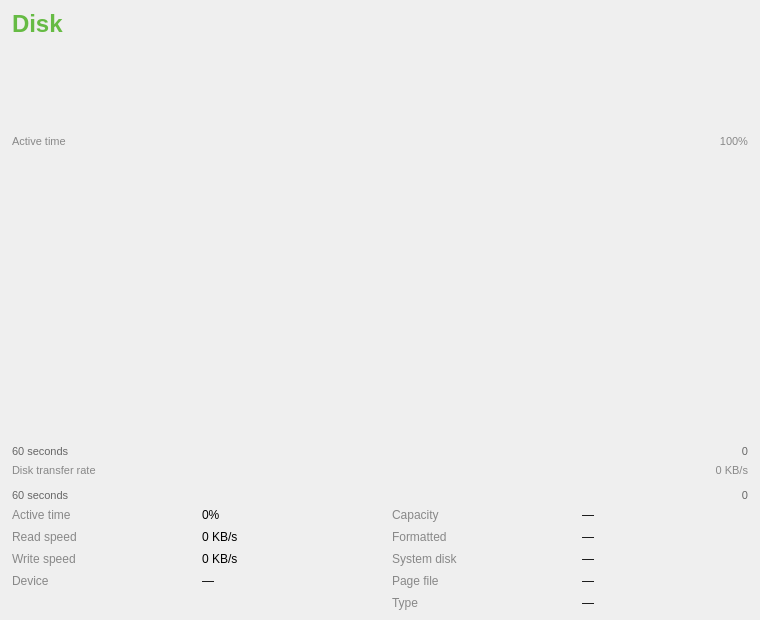
<?xml version="1.0" encoding="UTF-8"?>
<ui version="4.0">
 <class>DiskDetailWidget</class>
 <widget class="QWidget" name="DiskDetailWidget">
  <property name="geometry">
   <rect><x>0</x><y>0</y><width>760</width><height>620</height></rect>
  </property>
  <layout class="QVBoxLayout" name="verticalLayout" stretch="0,1,0,0,0,0,0,0">
   <property name="leftMargin"><number>12</number></property>
   <property name="topMargin"><number>10</number></property>
   <property name="rightMargin"><number>12</number></property>
   <property name="bottomMargin"><number>10</number></property>
   <property name="spacing"><number>6</number></property>

   <item>
    <layout class="QHBoxLayout" name="headerLayout">
     <item>
      <widget class="QLabel" name="titleLabel">
       <property name="text"><string>Disk</string></property>
       <property name="styleSheet"><string>font-size: 18pt; font-weight: bold; color: #66bb44;</string></property>
      </widget>
     </item>
     <item>
      <spacer>
       <property name="orientation"><enum>Qt::Horizontal</enum></property>
       <property name="sizeHint" stdset="0"><size><width>40</width><height>0</height></size></property>
      </spacer>
     </item>
     <item>
      <widget class="QLabel" name="modelLabel">
       <property name="text"><string></string></property>
       <property name="alignment"><set>Qt::AlignRight|Qt::AlignVCenter</set></property>
       <property name="styleSheet"><string>font-size: 12pt; color: #aaddaa;</string></property>
      </widget>
     </item>
    </layout>
   </item>

   <item>
    <layout class="QHBoxLayout" name="activeLabelLayout">
     <item>
      <widget class="QLabel" name="activeGraphLabel">
       <property name="text"><string>Active time</string></property>
       <property name="styleSheet"><string>color:#888; font-size: 8pt;</string></property>
      </widget>
     </item>
     <item>
      <spacer>
       <property name="orientation"><enum>Qt::Horizontal</enum></property>
       <property name="sizeHint" stdset="0"><size><width>40</width><height>0</height></size></property>
      </spacer>
     </item>
     <item>
      <widget class="QLabel" name="activeGraphMaxLabel">
       <property name="text"><string>100%</string></property>
       <property name="alignment"><set>Qt::AlignRight|Qt::AlignVCenter</set></property>
       <property name="styleSheet"><string>color:#888; font-size: 8pt;</string></property>
      </widget>
     </item>
    </layout>
   </item>

   <item>
    <widget class="Perf::GraphWidget" name="activeGraphWidget">
     <property name="minimumHeight"><number>220</number></property>
     <property name="sizePolicy">
      <sizepolicy hsizetype="Expanding" vsizetype="Expanding">
       <horstretch>0</horstretch>
       <verstretch>1</verstretch>
      </sizepolicy>
     </property>
    </widget>
   </item>

   <item>
    <layout class="QHBoxLayout" name="activeTimeAxisLayout">
     <item>
      <widget class="QLabel" name="activeTimeLeftLabel">
       <property name="text"><string>60 seconds</string></property>
       <property name="styleSheet"><string>color: #666; font-size: 8pt;</string></property>
      </widget>
     </item>
     <item>
      <spacer>
       <property name="orientation"><enum>Qt::Horizontal</enum></property>
       <property name="sizeHint" stdset="0"><size><width>40</width><height>0</height></size></property>
      </spacer>
     </item>
     <item>
      <widget class="QLabel" name="activeTimeRightLabel">
       <property name="text"><string>0</string></property>
       <property name="alignment"><set>Qt::AlignRight|Qt::AlignVCenter</set></property>
       <property name="styleSheet"><string>color: #666; font-size: 8pt;</string></property>
      </widget>
     </item>
    </layout>
   </item>

   <item>
    <layout class="QHBoxLayout" name="transferLabelLayout">
     <item>
      <widget class="QLabel" name="transferGraphLabel">
       <property name="text"><string>Disk transfer rate</string></property>
       <property name="styleSheet"><string>color:#888; font-size: 8pt;</string></property>
      </widget>
     </item>
     <item>
      <spacer>
       <property name="orientation"><enum>Qt::Horizontal</enum></property>
       <property name="sizeHint" stdset="0"><size><width>40</width><height>0</height></size></property>
      </spacer>
     </item>
     <item>
      <widget class="QLabel" name="transferGraphMaxLabel">
       <property name="text"><string>0 KB/s</string></property>
       <property name="alignment"><set>Qt::AlignRight|Qt::AlignVCenter</set></property>
       <property name="styleSheet"><string>color:#888; font-size: 8pt;</string></property>
      </widget>
     </item>
    </layout>
   </item>

   <item>
    <widget class="Perf::GraphWidget" name="transferGraphWidget">
     <property name="minimumHeight"><number>110</number></property>
    </widget>
   </item>

   <item>
    <layout class="QHBoxLayout" name="transferTimeAxisLayout">
     <item>
      <widget class="QLabel" name="transferTimeLeftLabel">
       <property name="text"><string>60 seconds</string></property>
       <property name="styleSheet"><string>color: #666; font-size: 8pt;</string></property>
      </widget>
     </item>
     <item>
      <spacer>
       <property name="orientation"><enum>Qt::Horizontal</enum></property>
       <property name="sizeHint" stdset="0"><size><width>40</width><height>0</height></size></property>
      </spacer>
     </item>
     <item>
      <widget class="QLabel" name="transferTimeRightLabel">
       <property name="text"><string>0</string></property>
       <property name="alignment"><set>Qt::AlignRight|Qt::AlignVCenter</set></property>
       <property name="styleSheet"><string>color: #666; font-size: 8pt;</string></property>
      </widget>
     </item>
    </layout>
   </item>

   <item>
    <layout class="QGridLayout" name="statsGrid">
     <property name="horizontalSpacing"><number>24</number></property>
     <property name="verticalSpacing"><number>8</number></property>

     <item row="0" column="0"><widget class="QLabel" name="activeLabel"><property name="text"><string>Active time</string></property><property name="styleSheet"><string>color:#888;</string></property></widget></item>
     <item row="0" column="1"><widget class="QLabel" name="activeValueLabel"><property name="text"><string>0%</string></property></widget></item>
     <item row="0" column="2"><widget class="QLabel" name="capacityLabel"><property name="text"><string>Capacity</string></property><property name="styleSheet"><string>color:#888;</string></property></widget></item>
     <item row="0" column="3"><widget class="QLabel" name="capacityValueLabel"><property name="text"><string>—</string></property></widget></item>

     <item row="1" column="0"><widget class="QLabel" name="readLabel"><property name="text"><string>Read speed</string></property><property name="styleSheet"><string>color:#888;</string></property></widget></item>
     <item row="1" column="1"><widget class="QLabel" name="readValueLabel"><property name="text"><string>0 KB/s</string></property></widget></item>
     <item row="1" column="2"><widget class="QLabel" name="formattedLabel"><property name="text"><string>Formatted</string></property><property name="styleSheet"><string>color:#888;</string></property></widget></item>
     <item row="1" column="3"><widget class="QLabel" name="formattedValueLabel"><property name="text"><string>—</string></property></widget></item>

     <item row="2" column="0"><widget class="QLabel" name="writeLabel"><property name="text"><string>Write speed</string></property><property name="styleSheet"><string>color:#888;</string></property></widget></item>
     <item row="2" column="1"><widget class="QLabel" name="writeValueLabel"><property name="text"><string>0 KB/s</string></property></widget></item>
     <item row="2" column="2"><widget class="QLabel" name="systemDiskLabel"><property name="text"><string>System disk</string></property><property name="styleSheet"><string>color:#888;</string></property></widget></item>
     <item row="2" column="3"><widget class="QLabel" name="systemDiskValueLabel"><property name="text"><string>—</string></property></widget></item>

     <item row="3" column="0"><widget class="QLabel" name="deviceLabel"><property name="text"><string>Device</string></property><property name="styleSheet"><string>color:#888;</string></property></widget></item>
     <item row="3" column="1"><widget class="QLabel" name="deviceValueLabel"><property name="text"><string>—</string></property></widget></item>
     <item row="3" column="2"><widget class="QLabel" name="pageFileLabel"><property name="text"><string>Page file</string></property><property name="styleSheet"><string>color:#888;</string></property></widget></item>
     <item row="3" column="3"><widget class="QLabel" name="pageFileValueLabel"><property name="text"><string>—</string></property></widget></item>

     <item row="4" column="2"><widget class="QLabel" name="typeLabel"><property name="text"><string>Type</string></property><property name="styleSheet"><string>color:#888;</string></property></widget></item>
     <item row="4" column="3"><widget class="QLabel" name="typeValueLabel"><property name="text"><string>—</string></property></widget></item>
    </layout>
   </item>

  </layout>
 </widget>
 <customwidgets>
  <customwidget>
   <class>Perf::GraphWidget</class>
   <extends>QWidget</extends>
   <header>perf/graphwidget.h</header>
  </customwidget>
 </customwidgets>
 <resources/>
 <connections/>
</ui>
